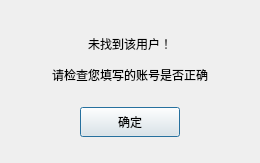
<?xml version="1.0" encoding="UTF-8"?>
<ui version="4.0">
 <class>FindFailedDlg</class>
 <widget class="QDialog" name="FindFailedDlg">
  <property name="geometry">
   <rect>
    <x>0</x>
    <y>0</y>
    <width>260</width>
    <height>163</height>
   </rect>
  </property>
  <property name="windowTitle">
   <string>Dialog</string>
  </property>
  <layout class="QVBoxLayout" name="verticalLayout">
   <item>
    <spacer name="verticalSpacer">
     <property name="orientation">
      <enum>Qt::Vertical</enum>
     </property>
     <property name="sizeType">
      <enum>QSizePolicy::Fixed</enum>
     </property>
     <property name="sizeHint" stdset="0">
      <size>
       <width>20</width>
       <height>20</height>
      </size>
     </property>
    </spacer>
   </item>
   <item>
    <widget class="QLabel" name="fail_tip">
     <property name="minimumSize">
      <size>
       <width>0</width>
       <height>25</height>
      </size>
     </property>
     <property name="maximumSize">
      <size>
       <width>16777215</width>
       <height>25</height>
      </size>
     </property>
     <property name="text">
      <string>未找到该用户！</string>
     </property>
     <property name="alignment">
      <set>Qt::AlignCenter</set>
     </property>
    </widget>
   </item>
   <item>
    <widget class="QLabel" name="fail_tip2">
     <property name="minimumSize">
      <size>
       <width>0</width>
       <height>25</height>
      </size>
     </property>
     <property name="maximumSize">
      <size>
       <width>16777215</width>
       <height>25</height>
      </size>
     </property>
     <property name="text">
      <string>请检查您填写的账号是否正确</string>
     </property>
     <property name="alignment">
      <set>Qt::AlignCenter</set>
     </property>
    </widget>
   </item>
   <item>
    <widget class="QWidget" name="widget" native="true">
     <layout class="QHBoxLayout" name="horizontalLayout">
      <item>
       <widget class="ClickedBtn" name="fail_sure_button">
        <property name="minimumSize">
         <size>
          <width>100</width>
          <height>30</height>
         </size>
        </property>
        <property name="maximumSize">
         <size>
          <width>100</width>
          <height>30</height>
         </size>
        </property>
        <property name="text">
         <string>确定</string>
        </property>
       </widget>
      </item>
     </layout>
    </widget>
   </item>
  </layout>
 </widget>
 <customwidgets>
  <customwidget>
   <class>ClickedBtn</class>
   <extends>QPushButton</extends>
   <header location="global">clickedbtn.h</header>
  </customwidget>
 </customwidgets>
 <resources/>
 <connections/>
</ui>
